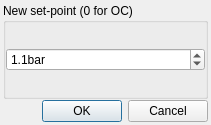
<?xml version="1.0" encoding="UTF-8"?>
<ui version="4.0">
 <class>SetpointDialog</class>
 <widget class="QDialog" name="SetpointDialog">
  <property name="windowModality">
   <enum>Qt::WindowModal</enum>
  </property>
  <property name="geometry">
   <rect>
    <x>0</x>
    <y>0</y>
    <width>211</width>
    <height>125</height>
   </rect>
  </property>
  <property name="windowTitle">
   <string>Renumber</string>
  </property>
  <property name="windowIcon">
   <iconset>
    <normalon>:/subsurface-icon</normalon>
   </iconset>
  </property>
  <layout class="QVBoxLayout" name="verticalLayout_2">
   <property name="spacing">
    <number>1</number>
   </property>
   <property name="leftMargin">
    <number>3</number>
   </property>
   <property name="topMargin">
    <number>3</number>
   </property>
   <property name="rightMargin">
    <number>3</number>
   </property>
   <property name="bottomMargin">
    <number>3</number>
   </property>
   <item>
    <widget class="QGroupBox" name="groupBox">
     <property name="title">
      <string>New set-point (0 for OC)</string>
     </property>
     <layout class="QVBoxLayout" name="verticalLayout">
      <property name="leftMargin">
       <number>0</number>
      </property>
      <property name="topMargin">
       <number>0</number>
      </property>
      <property name="rightMargin">
       <number>0</number>
      </property>
      <property name="bottomMargin">
       <number>0</number>
      </property>
      <item>
       <widget class="QDoubleSpinBox" name="spinbox">
        <property name="suffix">
         <string>bar</string>
        </property>
        <property name="decimals">
         <number>1</number>
        </property>
        <property name="minimum">
         <double>0.000000000000000</double>
        </property>
        <property name="maximum">
         <double>2.000000000000000</double>
        </property>
        <property name="singleStep">
         <double>0.100000000000000</double>
        </property>
        <property name="value">
         <double>1.100000000000000</double>
        </property>
       </widget>
      </item>
     </layout>
    </widget>
   </item>
   <item>
    <widget class="QDialogButtonBox" name="buttonBox">
     <property name="orientation">
      <enum>Qt::Horizontal</enum>
     </property>
     <property name="standardButtons">
      <set>QDialogButtonBox::Cancel|QDialogButtonBox::Ok</set>
     </property>
    </widget>
   </item>
  </layout>
 </widget>
 <resources/>
 <connections>
  <connection>
   <sender>buttonBox</sender>
   <signal>accepted()</signal>
   <receiver>SetpointDialog</receiver>
   <slot>accept()</slot>
   <hints>
    <hint type="sourcelabel">
     <x>248</x>
     <y>254</y>
    </hint>
    <hint type="destinationlabel">
     <x>157</x>
     <y>274</y>
    </hint>
   </hints>
  </connection>
  <connection>
   <sender>buttonBox</sender>
   <signal>rejected()</signal>
   <receiver>SetpointDialog</receiver>
   <slot>reject()</slot>
   <hints>
    <hint type="sourcelabel">
     <x>316</x>
     <y>260</y>
    </hint>
    <hint type="destinationlabel">
     <x>286</x>
     <y>274</y>
    </hint>
   </hints>
  </connection>
 </connections>
</ui>
